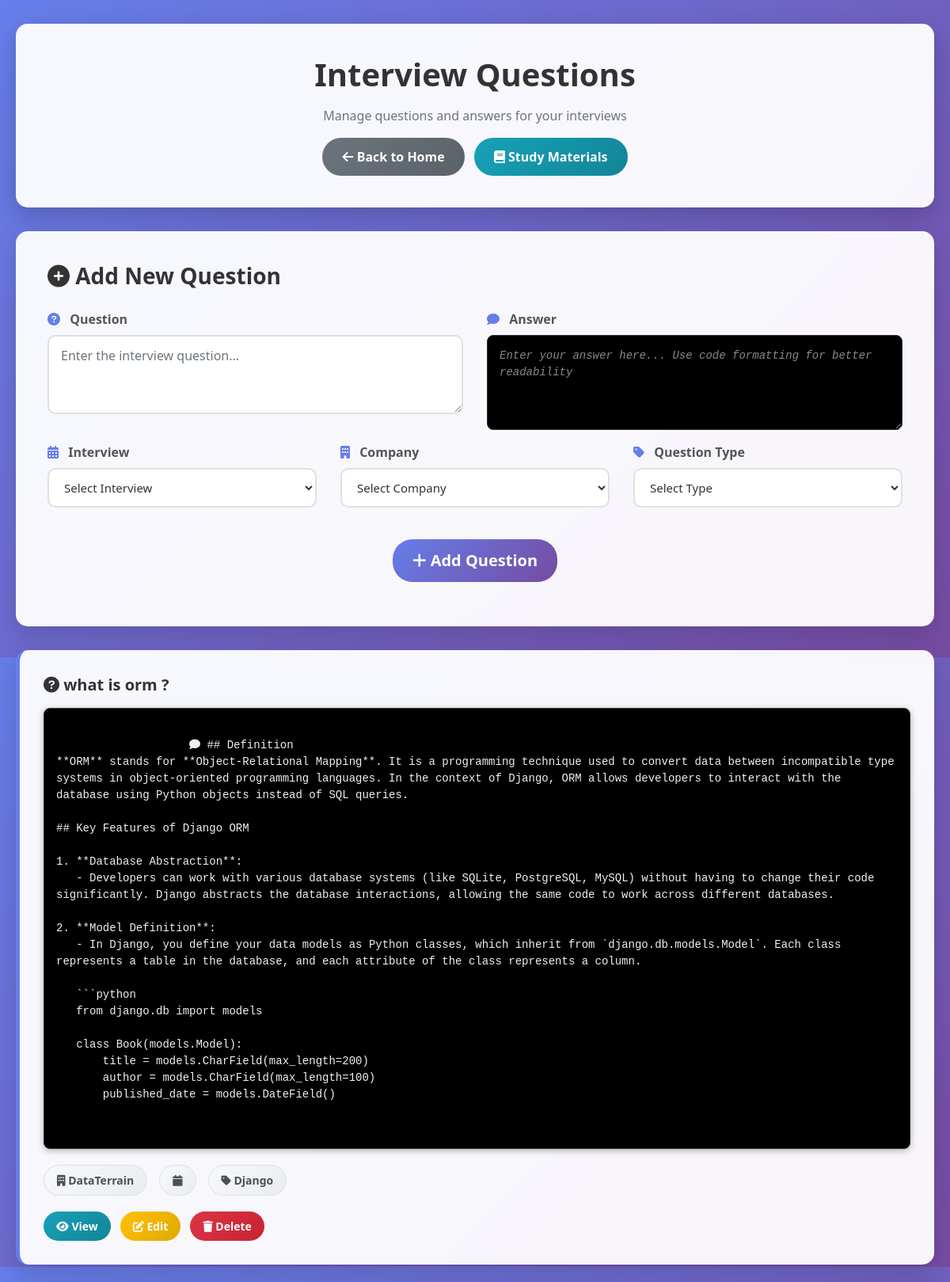
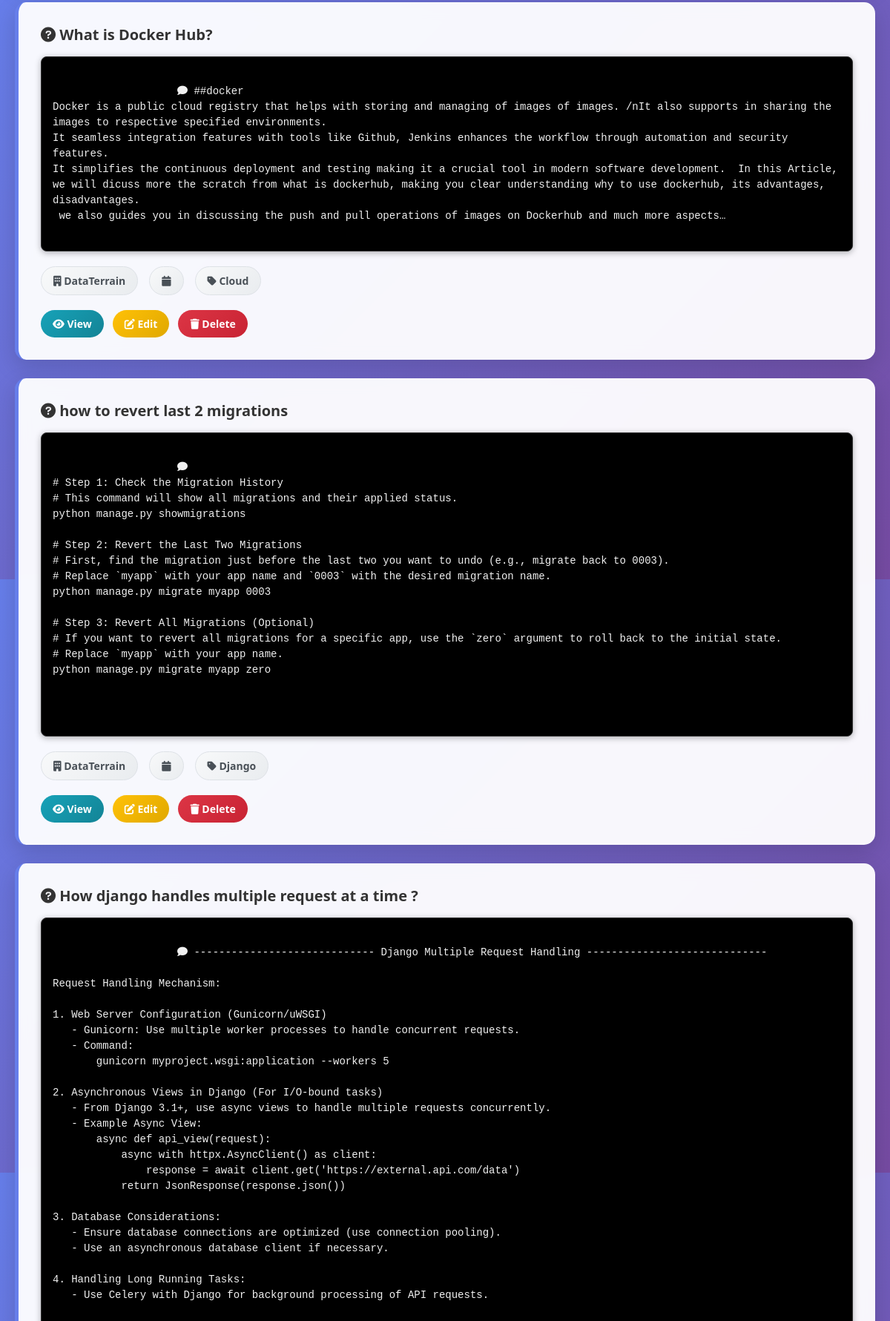
The app's page /add_question (upper part) with its own data (2 pictures, top to bottom).
### models.py (models this page shows)
class QuestionAnswer(db.Model):
    __tablename__ = 'question_master'
    id = db.Column(db.Integer, primary_key=True)
    question = db.Column(db.Text, nullable=False)
    answer = db.Column(db.Text, nullable=False)
    question_type = db.Column(db.String(20))  # Python, Django, Cloud, General, Others, Database, Pandas
    interview_id = db.Column(db.Integer, db.ForeignKey('interview_master.sno'), nullable=False)
    company_question_id = db.Column(db.Integer, db.ForeignKey('company_data.id'), nullable=False)
    is_deleted = db.Column(db.Boolean, default=False)
    created_at = db.Column(db.DateTime, default=datetime.utcnow)
    updated_at = db.Column(db.DateTime, default=datetime.utcnow, onupdate=datetime.utcnow)

class Company(db.Model):
    __tablename__ = 'company_data'
    id = db.Column(db.Integer, primary_key=True)
    company_name = db.Column(db.String(255), nullable=False)
    interviews = db.relationship('Interview', backref='company', lazy=True)
    questions = db.relationship('QuestionAnswer', backref='company_question', lazy=True)

### app.py (the view, shortened to what this page needs)
@app.route('/add_question', methods=['GET', 'POST', 'DELETE'])
def add_question_web():
    if request.method == 'GET':
        questions = question_db.get_all_questions()
        interviews = interview_db.get_all_interviews()
        companies = company_db.get_all_companies()
        context = {
            'questions': questions,
            'interviews': interviews,
            'companies': companies,
        }
        return render_template('view_question.html', **context)

### dbhelper.py (called while the page is built)
    def get_connection(self):
        return sqlite3.connect(self.db_path)

    def execute_query(self, query: str, params: tuple = ()) -> List[Dict[str, Any]]:
        conn = self.get_connection()
        conn.row_factory = sqlite3.Row  # Make rows dictionary-like
        cursor = conn.cursor()
        try:
            cursor.execute(query, params)
            result = [dict(row) for row in cursor.fetchall()]
            return result
        finally:
            conn.close()

    def get_all_companies(self) -> List[Dict[str, Any]]:
        query = "SELECT id, company_name FROM company_data"
        return self.db.execute_query(query)

    def get_all_interviews(self) -> List[Dict[str, Any]]:
        query = """
        SELECT i.sno, i.date, i.status, i.state, i.is_deleted, i.is_attended,
               i.description, c.company_name
        FROM interview_master i
        JOIN company_data c ON i.company_name_id = c.id
        WHERE i.is_deleted = 0
        ORDER BY i.date DESC
        """
        return self.db.execute_query(query)

    def get_all_questions(self) -> List[Dict[str, Any]]:
        query = """
        SELECT qa.id, qa.question, qa.answer, qa.question_type, qa.interview_id,
               qa.company_question_id, c.company_name, i.sno as interview_sno
        FROM question_master qa
        JOIN company_data c ON qa.company_question_id = c.id
        JOIN interview_master i ON qa.interview_id = i.sno
        WHERE qa.is_deleted = 0
        """
        return self.db.execute_query(query)

### templates/view_question.html (shortened to what this page needs)
<!DOCTYPE html>
<html lang="en">
<head>
    <link rel="stylesheet" href="https://stackpath.bootstrapcdn.com/bootstrap/4.5.2/css/bootstrap.min.css">
    <link rel="stylesheet" href="https://cdnjs.cloudflare.com/ajax/libs/font-awesome/6.0.0-beta3/css/all.min.css">
</head>
<body>
    <div class="container">
        <div class="header-section">
            <h1 class="mb-3">Interview Questions</h1>
            <p class="text-muted">Manage questions and answers for your interviews</p>
            <div class="mt-3">
                <a href="{{ url_for('home') }}" class="btn btn-secondary">
                    <i class="fas fa-arrow-left"></i> Back to Home
                </a>
                <a href="{{ url_for('show_questions') }}" class="btn btn-info ml-2">
                    <i class="fas fa-book"></i> Study Materials
                </a>
            </div>
        </div>
        <div class="add-question-section">
            <h3><i class="fas fa-plus-circle"></i> Add New Question</h3>
            <form id="addQuestionForm">
                <div class="row">
                    <div class="col-md-6">
                        <div class="form-group">
                            <label for="question"><i class="fas fa-question-circle"></i> Question</label>
                            <textarea class="form-control" id="question" rows="3" required placeholder="Enter the interview question..."></textarea>
                        </div>
                    </div>
                    <div class="col-md-6">
                        <div class="form-group">
                            <label for="answer"><i class="fas fa-comment"></i> Answer</label>
                            <textarea class="form-control answer-terminal" id="answer" rows="4" required placeholder="Enter your answer here... Use code formatting for better readability"></textarea>
                        </div>
                    </div>
                </div>
                <div class="row">
                    <div class="col-md-4">
                        <div class="form-group">
                            <label for="interview"><i class="fas fa-calendar-alt"></i> Interview</label>
                            <select class="form-control select-dropdown" id="interview" required>
                                <option value="">Select Interview</option>
                            </select>
                        </div>
                    </div>
                    <div class="col-md-4">
                        <div class="form-group">
                            <label for="company"><i class="fas fa-building"></i> Company</label>
                            <select class="form-control select-dropdown" id="company" required>
                                <option value="">Select Company</option>
                            </select>
                        </div>
                    </div>
                    <div class="col-md-4">
                        <div class="form-group">
                            <label for="questionType"><i class="fas fa-tag"></i> Question Type</label>
                            <select class="form-control select-dropdown" id="questionType" required>
                                <option value="">Select Type</option>
                            </select>
                        </div>
                    </div>
                </div>
                <div class="form-group text-center mt-4">
                    <button type="submit" class="btn btn-primary btn-lg">
                        <i class="fas fa-plus"></i> Add Question
                    </button>
                </div>
            </form>
        </div>
        {% if questions %}
            {% for question in questions %}
            <div class="question-card">
                <div class="question-text">
                    <i class="fas fa-question-circle"></i> {{ question.question }}
                </div>
                <div class="answer-text">
                    <i class="fas fa-comment"></i> {{ question.answer }}
                </div>
                <div class="meta-info">
                    <div class="meta-item">
                        <i class="fas fa-building"></i> {{ question.company_name }}
                    </div>
                    <div class="meta-item">
                        <i class="fas fa-calendar"></i> {{ question.date }}
                    </div>
                    <div class="meta-item">
                        <i class="fas fa-tag"></i> {{ question.question_type }}
                    </div>
                </div>
                <div class="actions">
                    <a href="{{ url_for('view_single_question', id=question.id) }}" class="btn btn-sm btn-info">
                        <i class="fas fa-eye"></i> View
                    </a>
                    <a href="{{ url_for('edit_single_question', id=question.id) }}" class="btn btn-sm btn-warning">
                        <i class="fas fa-edit"></i> Edit
                    </a>
                    <button class="btn btn-sm btn-danger delete-btn" data-id="{{ question.id }}">
                        <i class="fas fa-trash"></i> Delete
                    </button>
                </div>
            </div>
            {% endfor %}
        {% else %}
        <div class="no-questions">
            <i class="fas fa-inbox fa-4x mb-3"></i>
            <h3>No Questions Yet</h3>
            <p>Add your first interview question using the form above.</p>
        </div>
        {% endif %}
    </div>
</body>
</html>

### templates/view_question.html (style rules this page uses)
body, html { height: 100%; margin: 0; padding: 0; background: linear-gradient(135deg, #667eea 0%, #764ba2 100%); font-family: 'Segoe UI', Tahoma, Geneva, Verdana, sans-serif; min-height: 100vh; color: #333; }
.container { margin-top: 30px; max-width: 1400px; padding: 0 20px; }
.header-section { background: rgba(255, 255, 255, 0.95); padding: 40px; border-radius: 15px; box-shadow: 0 10px 30px rgba(0, 0, 0, 0.2); margin-bottom: 30px; backdrop-filter: blur(10px); text-align: center; }
.header-section h1 { color: #333; font-weight: 700; margin-bottom: 10px; }
.question-card { background: rgba(255, 255, 255, 0.95); border-radius: 15px; padding: 30px; margin-bottom: 25px; box-shadow: 0 10px 30px rgba(0, 0, 0, 0.15); border-left: 5px solid #667eea; transition: all 0.3s ease; backdrop-filter: blur(10px); }
.question-text { font-weight: 700; color: #333; font-size: 20px; margin-bottom: 15px; line-height: 1.4; }
.answer-text { color: #f0f0f0; line-height: 1.5; margin-bottom: 20px; font-size: 14px; white-space: pre-wrap; background: #000000; padding: 15px; border-radius: 8px; font-family: 'Cascadia Code', 'Fira Code', 'Consolas', 'Monaco', 'Courier New', monospace; border: 1px solid #333; box-shadow: 0 2px 8px rgba(0, 0, 0, 0.3); transition: all 0.3s ease; }
.meta-info { display: flex; gap: 15px; margin-bottom: 20px; flex-wrap: wrap; }
.meta-item { background: linear-gradient(135deg, #f8f9fa, #e9ecef); padding: 8px 16px; border-radius: 20px; font-size: 14px; font-weight: 600; color: #495057; border: 1px solid #dee2e6; }
.actions { display: flex; gap: 12px; margin-top: 20px; }
.actions .btn { border-radius: 20px; padding: 8px 16px; font-weight: 600; transition: all 0.2s ease; border: none; }
.add-question-section { background: rgba(255, 255, 255, 0.95); padding: 40px; border-radius: 15px; box-shadow: 0 10px 30px rgba(0, 0, 0, 0.15); margin-bottom: 30px; backdrop-filter: blur(10px); }
.add-question-section h3 { color: #333; font-weight: 700; margin-bottom: 25px; }
.form-group label { font-weight: 600; color: #555; margin-bottom: 8px; }
.form-control { border-radius: 10px; border: 2px solid #e0e0e0; padding: 12px 15px; font-size: 16px; transition: all 0.3s ease; }
.form-control.select-dropdown { background-color: white; color: #333; padding: 12px 15px; border: 2px solid #e0e0e0; font-size: 15px; font-weight: 500; cursor: pointer; transition: all 0.3s ease; line-height: 1.5; }
.form-control.select-dropdown option { color: #333; background-color: white; padding: 12px 15px; font-weight: 500; font-size: 15px; border-bottom: 1px solid #f0f0f0; }
.form-control.select-dropdown option:checked { background-color: #667eea; color: white; font-weight: 600; }
.form-group label i { margin-right: 8px; color: #667eea; }
select.form-control.select-dropdown { -webkit-appearance: menulist; -moz-appearance: menulist; appearance: menulist; height: 50px; }
.answer-terminal { color: #f0f0f0; background: #000000; border: 1px solid #333; border-radius: 8px; padding: 15px; font-family: 'Cascadia Code', 'Fira Code', 'Consolas', 'Monaco', 'Courier New', monospace; font-size: 14px; line-height: 1.5; resize: vertical; min-height: 120px; transition: all 0.3s ease; }
.answer-terminal::placeholder { color: #888; font-style: italic; }
.btn-secondary { background: linear-gradient(135deg, #6c757d, #5a6268); border: none; border-radius: 25px; padding: 12px 25px; font-weight: 600; transition: all 0.3s ease; }
.btn-info { background: linear-gradient(135deg, #17a2b8, #138496); border: none; border-radius: 25px; padding: 12px 25px; font-weight: 600; transition: all 0.3s ease; }
.btn-primary { background: linear-gradient(135deg, #667eea, #764ba2); border: none; border-radius: 25px; padding: 12px 25px; font-weight: 600; transition: all 0.3s ease; }
.btn-warning { background: linear-gradient(135deg, #ffc107, #e0a800); border: none; color: white; }
.btn-danger { background: linear-gradient(135deg, #dc3545, #c82333); border: none; color: white; }

### records on screen
QuestionAnswer: question "what is orm ?", answer "## Definition **ORM** stands for **Object-Relational Mapping**. It is a programming technique used to convert data between incompatible type systems in object-oriented programming languages. In the context of Django, ORM allows developers to interact with the database using Python objects instead of SQL queries. ## Key Features of Django ORM 1. **Database Abstraction**: - Developers can work with various database systems (like SQLite, PostgreSQL, MySQL) without having to change their code significantly. Django abstracts the database interactions, allowing the same code to work across different databases. 2. **Model Definition**: - In Django, you define your data models as Python classes,…", company_name "DataTerrain", question_type "Django"
QuestionAnswer: question "What is Docker Hub?", answer "##docker Docker is a public cloud registry that helps with storing and managing of images of images. /nIt also supports in sharing the images to respective specified environments. It seamless integration features with tools like Github, Jenkins enhances the workflow through automation and security features. It simplifies the continuous deployment and testing making it a crucial tool in modern software development. In this Article, we will dicuss more the scratch from what is dockerhub, making you clear understanding why to use dockerhub, its advantages, disadvantages. we also guides you in discussing the push and pull operations of images on Dockerhub and much more aspects…", company_name "DataTerrain", question_type "Cloud"
QuestionAnswer: question "how to revert last 2 migrations", answer "# Step 1: Check the Migration History # This command will show all migrations and their applied status. python manage.py showmigrations # Step 2: Revert the Last Two Migrations # First, find the migration just before the last two you want to undo (e.g., migrate back to 0003). # Replace `myapp` with your app name and `0003` with the desired migration name. python manage.py migrate myapp 0003 # Step 3: Revert All Migrations (Optional) # If you want to revert all migrations for a specific app, use the `zero` argument to roll back to the initial state. # Replace `myapp` with your app name. python manage.py migrate myapp zero", company_name "DataTerrain", question_type "Django"
QuestionAnswer: question "How django handles multiple request at a time ?"
